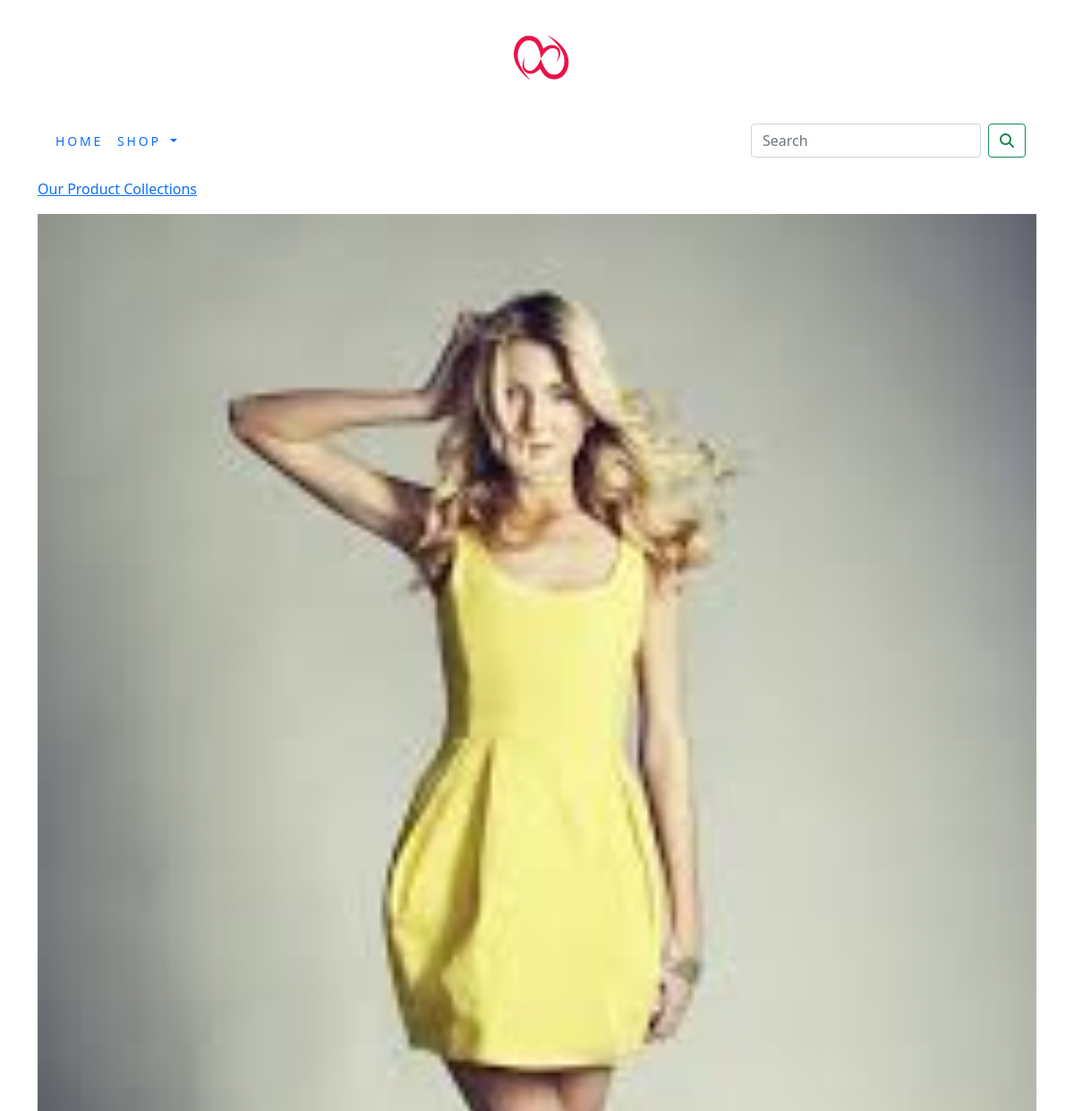
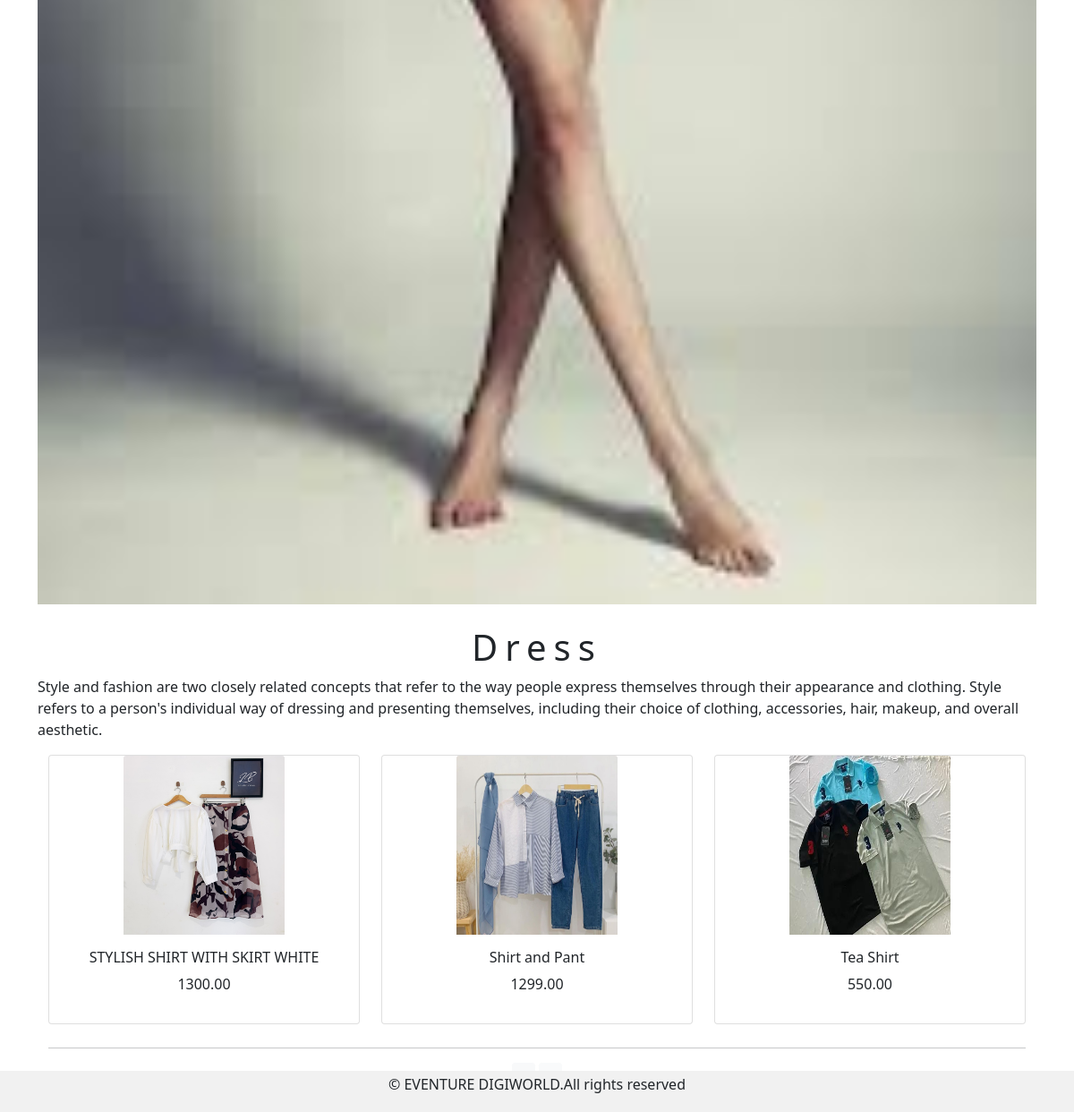
/shop/dress/?page=2, run on the app's committed database (2 pictures, top to bottom).
### shop/models.py (models this page shows, shortened)
class Category(models.Model):
    name=models.CharField(max_length=250,unique=True)
    slug=models.SlugField(max_length=250,unique=True)
    description=models.TextField(blank=True)
    image=models.ImageField(upload_to='category',blank=True)
    class Meta:
        ordering=('name',)
        verbose_name='category'
        verbose_name_plural='categories'
    def get_url(self):
        return reverse('shop:product_by_category',args=[self.slug])

class Product(models.Model):
    name=models.CharField(max_length=250,unique=True)
    slug=models.SlugField(max_length=250,unique=True)
    description=models.TextField(blank=True)
    price=models.DecimalField(max_digits=10,decimal_places=2)
    category=models.ForeignKey(Category,on_delete=models.CASCADE)
    image = models.ImageField(upload_to='product', blank=True)
    stock=models.IntegerField()
    available=models.BooleanField(default=True)
    created=models.DateTimeField(auto_now_add=True)
    updated=models.DateTimeField(auto_now=True)
    def get_url(self):
        return reverse('shop:prodCatdetail', args=[self.category.slug, self.slug])
    class Meta:
        ordering=('name',)
        verbose_name='product'
        verbose_name_plural='products'

### shop/views.py (the view)
# urls.py: path('',views.allProdCat,name='allProdCat'),
def allProdCat(request,c_slug=None):
    c_page=None
    products_list=None
    if c_slug!=None:
        c_page = get_object_or_404(Category,slug=c_slug)
        products_list = Product.objects.all().filter(category=c_page, available=True)
    else:
        products_list = Product.objects.all().filter(available=True)
    paginator = Paginator(products_list, 6)
    try:
        page = int(request.GET.get('page', '1'))
    except:
        page = 1
    try:
        products = paginator.page(page)
    except (EmptyPage, InvalidPage):
        products = paginator.page(paginator.num_pages)
    return render(request,"category.html",{ 'category':c_page,'products':products} )

### cart/context_processors.py (called while the page is built)
def counter(request):
    item_count=0
    if 'admin' in request.path:
        return {}
    else:
        try:
            cart=Cart.objects.filter(cart_id=_cart_id(request))
            cart_items=CartItem.objects.all().filter(cart=cart[:1])
            for cart_item in cart_items:
                item_count += cart_item.quantity
        except Cart. DoesNotExist:
            item_count = 0
    return dict(item_count=item_count)

### cart/views.py (called while the page is built)
def _cart_id(request):
    cart = request.session.session_key
    if not cart:
        cart = request.session.create()
    return cart

### shop/context_processors.py (called while the page is built)
def menu_links(request):
    links=Category.objects.all()
    return dict(links=links)

### template/category.html (shortened to what this page needs)
{% extends 'base.html' %}
{% load static %}
{% block content %}
{% if category %}
    <div>
        <div class="row my_row_class">
            <div class="mx-auto">
            <P><a href="{% url 'shop:allProdCat' %}">Our Product Collections</a></P>
        </div>
            </div>
    </div>
    {% endif %}
<div class="mx_auto">
    {% if category %}
    <img class="my_image" src="{{ category.image.url }}" alt="{{ category.name }}" style="width:60;height:60;">
</div>
<br>
<div>
    <h1 class="text-center my_title">{{category.name}}</h1>
    <p class="text-justify">{{category.description}}</p>
</div>
    {% endif %}
<div class="container">
    <div class="row mx_auto">
        {% for product in products.object_list %}
        <div class="my_bottom_margin col-9 col-sm-12 col-md-4 col-lg-4">
            <div class="card text-center" style="min-width:15rem;">
            <a href="{{ product.get_url }}"><img class="card-img-top my_image"  src="{{ product.image.url }}" alt="{{ product.name }}" style="width:180px; height:200px;"></a>
        <div class="card-body">
            <h6>{{ product.name }}</h6>
            <p>{{ product.price }}</p>
        </div>
        </div>
    </div>
     {% endfor %}
    </div>
    <div class="mx-auto">
        {% if products.paginator.num_pages > 1 %}
        <hr>
        <div class="text-center">
        {% for pg in products.paginator.page_range %}
           <a href="?page={{ pg }}" class="btn btn-light btn-sm {% if products.number == pg %} active {% endif %}">{{ pg }}</a>
        {% endfor %}
        </div>
        {% endif %}
    </div>
    <br>
</div>
{% endblock %}

### static/css/custom.css (style rules this page uses)
body { font-family: 'Roboto', sans-serif; }
.my_row_class { padding-top :15px; }
.my_image { width:100%; height:auto; }
.my_title { font-size:16px text-transform:uppercase; letter-spacing:.2em; }
.my_bottom_margin { margin-bottom:10px }

### data on the page
Category: image (picture), name "Dress", description "Style and fashion are two closely related concepts that refer to the way people express themselves through their appearance and clothing. Style refers to a person's individual way of dressing and presenting themselves, including their choice of clothing, accessories, hair, makeup, and overall aesthetic."
Product: image (picture), name "STYLISH SHIRT WITH SKIRT WHITE", price "1300.00"
Product: image (picture), name "Shirt and Pant", price "1299.00"
Product: image (picture), name "Tea Shirt", price "550.00"
